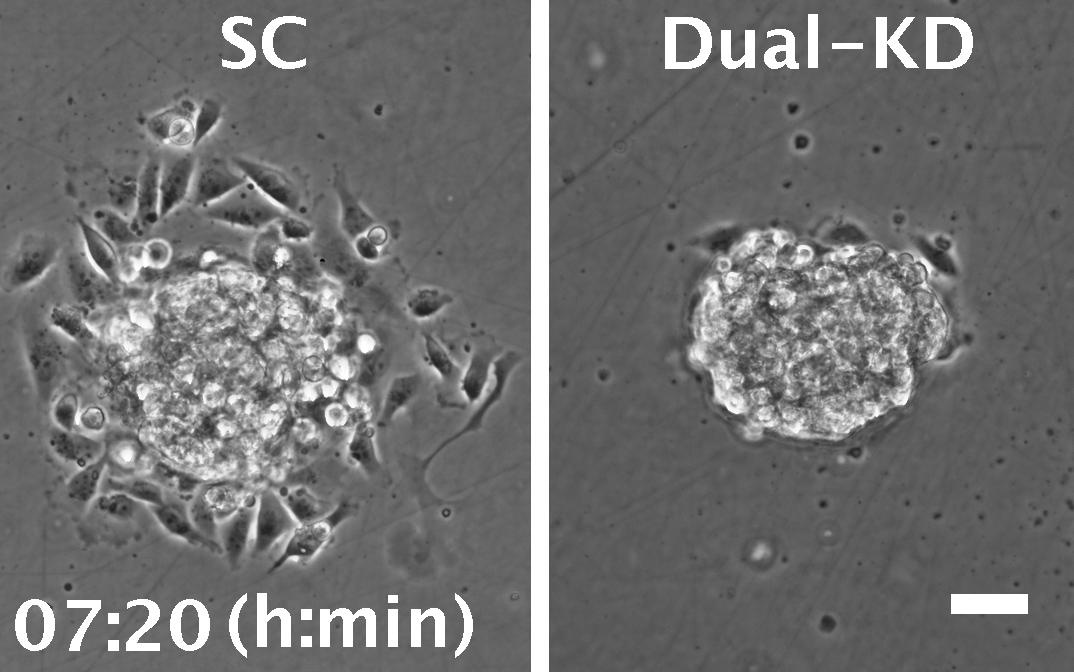
#> input picture movies/movie4/frame23.jpg, 1074 x 672 px
$ jupyter execute --allow-errors Movie4_Analysis.ipynb   (shell and % lines are left out)
#> lines starting #> are read from the running program, lines starting #| are printed output that depends on the picture; after the words box and inside, x2 and y2 are one past the last pixel; in counts of white or black regions, pixels touching at a corner belong together; long printed decimals are rounded
## Movie 4: Functional roles of NHE1 and/or SWELL1 in cell dissemination from 3D breast cancer spheroids embedded on 2D collagen I-coated surfaces

[cell 1]
from skimage import io
from skimage.filters import threshold_otsu
from skimage.filters.rank import entropy
from skimage.morphology import disk
from matplotlib import pyplot as plt
import numpy as np
import pandas as pd
import cv2
import os

movie4_path = "movies/movie4.avi"

[cell 2]
# [14 lines of commented-out code are left out]

[cell 3]
fig, (ax0, ax1, ax2) = plt.subplots(3, sharex=False, sharey=False)
fig.tight_layout(pad=2.0)

img_raw = io.imread("movies/movie4/frame23.jpg")
#> img_raw is the input picture: shape (672, 1074, 3); min 0, max 255, mean 111.5
img_frame_5 = io.imread("movies/movie4/frame5.jpg")
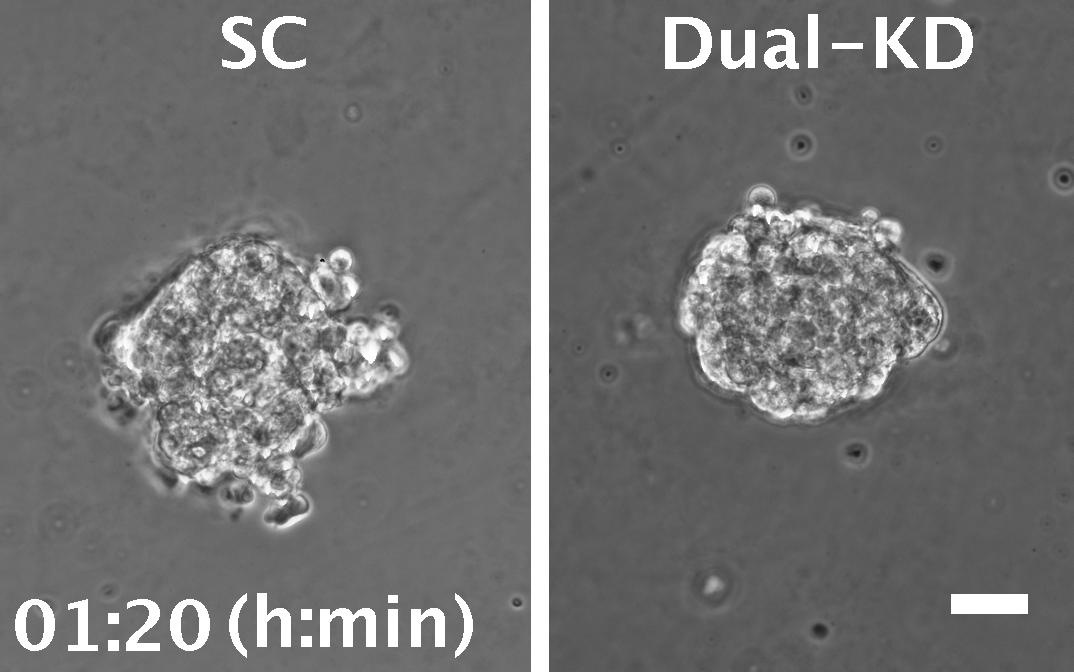
#> input picture movies/movie4/frame5.jpg, 1074 x 672 px
#> img_frame_5 is the input picture: shape (672, 1074, 3); min 0, max 255, mean 112.1
img_frame_6 = io.imread("movies/movie4/frame6.jpg")
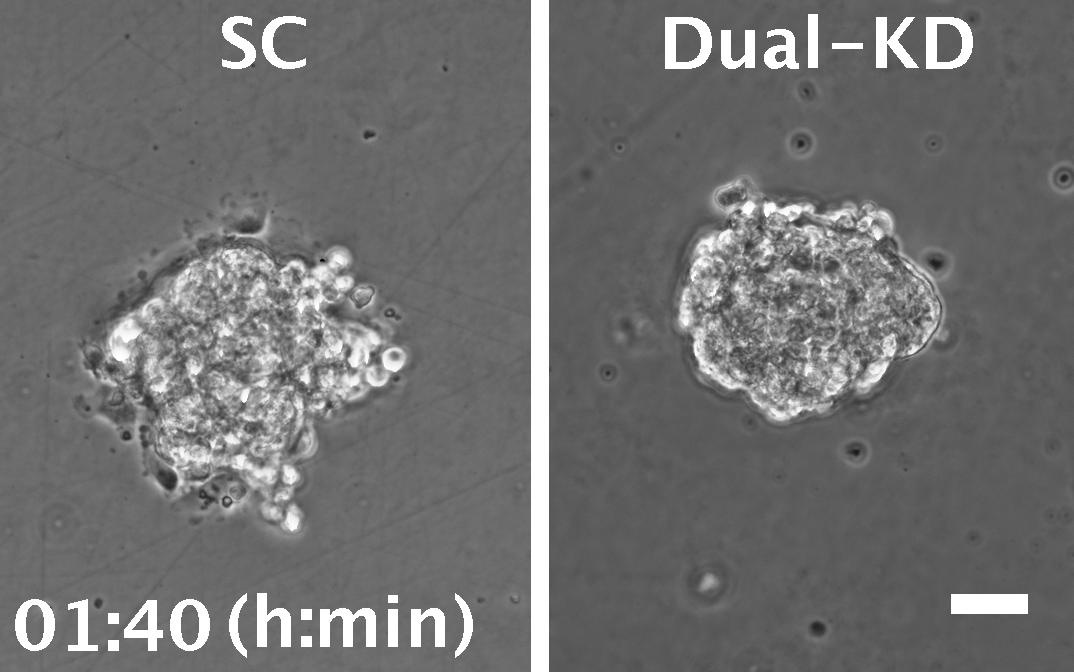
#> input picture movies/movie4/frame6.jpg, 1074 x 672 px
#> img_frame_6 is the input picture: shape (672, 1074, 3); min 0, max 255, mean 112.1

sc_frame_5 = img_frame_5[80:590, :520]
sc_frame_5 = cv2.cvtColor(sc_frame_5, cv2.COLOR_BGR2RGB)
sc_frame_5_gray = cv2.cvtColor(sc_frame_5, cv2.COLOR_BGR2GRAY)
sc_frame_6 = img_frame_6[80:590, :520]
sc_frame_6 = cv2.cvtColor(sc_frame_6, cv2.COLOR_BGR2RGB)
sc_frame_6_gray = cv2.cvtColor(sc_frame_6, cv2.COLOR_BGR2GRAY)

sc_frame = img_raw[80:590, :520]
sc_frame = cv2.cvtColor(sc_frame, cv2.COLOR_BGR2RGB)
sc_frame_gray = cv2.cvtColor(sc_frame, cv2.COLOR_BGR2GRAY)

dual_kd_5_frame = img_raw[80:590, 550:]
dual_kd_5_frame = cv2.cvtColor(dual_kd_5_frame, cv2.COLOR_BGR2RGB)
dual_kd_5_frame_gray = cv2.cvtColor(dual_kd_5_frame, cv2.COLOR_BGR2GRAY)
dual_kd_6_frame = img_raw[80:590, 550:]
dual_kd_6_frame = cv2.cvtColor(dual_kd_6_frame, cv2.COLOR_BGR2RGB)
dual_kd_6_frame_gray = cv2.cvtColor(dual_kd_6_frame, cv2.COLOR_BGR2GRAY)

dual_kd_frame = img_raw[80:590, 550:]
dual_kd_frame = cv2.cvtColor(dual_kd_frame, cv2.COLOR_BGR2RGB)
dual_kd_frame_gray = cv2.cvtColor(dual_kd_frame, cv2.COLOR_BGR2GRAY)

# Clean frames
_, sc_entropy_thresh = cv2.threshold(sc_frame_gray, 120, 255, cv2.THRESH_BINARY)
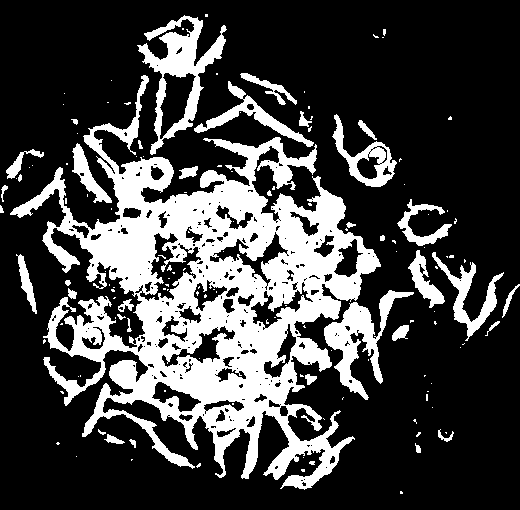
#> sc_entropy_thresh: shape (510, 520); 26.2% white; 143 white regions (105 under 20 px), largest, box (x1, y1, x2, y2) and area: (10, 75, 381, 490) 52991, (137, 15, 227, 155) 3745, (324, 290, 414, 400) 2947
_, dual_kd_entropy_thresh = cv2.threshold(dual_kd_frame_gray, 120, 255, cv2.THRESH_BINARY)
#> dual_kd_entropy_thresh: shape (510, 524); 11.4% white; 88 white regions (66 under 20 px), largest, box (x1, y1, x2, y2) and area: (137, 143, 419, 361) 28119, (367, 149, 412, 191) 453, (198, 280, 221, 303) 198
_, sc_entropy_5_thresh = cv2.threshold(sc_frame_5_gray, 120, 255, cv2.THRESH_BINARY)
#> sc_entropy_5_thresh: shape (510, 520); 16.8% white; 61 white regions (41 under 20 px), largest, box (x1, y1, x2, y2) and area: (90, 156, 410, 456) 41788, (134, 176, 177, 206) 425, (137, 384, 167, 416) 418
_, dual_kd_entropy_5_thresh = cv2.threshold(dual_kd_5_frame_gray, 120, 255, cv2.THRESH_BINARY)
_, sc_entropy_6_thresh = cv2.threshold(sc_frame_6_gray, 120, 255, cv2.THRESH_BINARY)
#> sc_entropy_6_thresh: shape (510, 520); 17.5% white; 77 white regions (62 under 20 px), largest, box (x1, y1, x2, y2) and area: (100, 166, 410, 461) 41635, (126, 118, 280, 198) 2038, (77, 269, 150, 394) 1945
_, dual_kd_entropy_6_thresh = cv2.threshold(dual_kd_6_frame_gray, 120, 255, cv2.THRESH_BINARY)

sc_entropy_5_frame = entropy(sc_entropy_5_thresh, disk(1))
dual_kd_entropy_5_frame = entropy(dual_kd_entropy_5_thresh, disk(1))
sc_entropy_6_frame = entropy(sc_entropy_6_thresh, disk(1))
dual_kd_entropy_6_frame = entropy(dual_kd_entropy_6_thresh, disk(1))

sc_entropy_frame = entropy(sc_entropy_thresh, disk(1))
dual_kd_entropy_frame = entropy(dual_kd_entropy_thresh, disk(1))

width = 640
height = 480
frame_size = (width, height)

sc_5_resized = cv2.resize(sc_entropy_5_frame, frame_size)
kd_5_resized = cv2.resize(dual_kd_entropy_5_frame, frame_size)
sc_6_resized = cv2.resize(sc_entropy_6_frame, frame_size)
kd_6_resized = cv2.resize(dual_kd_entropy_6_frame, frame_size)

sc_resized = cv2.resize(sc_entropy_frame, frame_size)
kd_resized = cv2.resize(dual_kd_entropy_frame, frame_size)

#sc_dual_kd_raw = np.hstack((cv2.resize(sc_frame, frame_size), cv2.resize(dual_kd_frame, frame_size)))
sc_dual_kd_5_stack = np.hstack((sc_5_resized, kd_5_resized))
sc_dual_kd_6_stack = np.hstack((sc_6_resized, kd_6_resized))

print("SC Entropy:", cv2.mean(sc_entropy_frame)[0])
#| SC Entropy: 0.09169
print("Dual KD Entropy:", cv2.mean(dual_kd_entropy_frame)[0])
#| Dual KD Entropy: 0.04467

ax0.imshow(np.hstack((cv2.resize(sc_entropy_5_thresh, frame_size), cv2.resize(dual_kd_entropy_5_thresh, frame_size))))
ax1.imshow(sc_dual_kd_5_stack)
ax2.imshow(sc_dual_kd_6_stack)

ax0.set_title("Test threshold")
ax1.set_title("Frame 5")
ax2.set_title("Frame 6")

## Mean pixels of entropy frames as measure of cell migration rate
- The mean pixel values obtained with 'cv2.mean()' are used as entropy values
- Each value in each frame is appended to the 'entropies' list which will be converted to a Pandas dataframe for analysis
- The time interval between each frame is 20 minutes.

[cell 4]
print("Press 'q' to end video")
cap = cv2.VideoCapture(movie4_path)

# Get movie frame size
width = 640
height = 480
frame_size = (width,height)

output_frames = "movies/out4"

frame_index = 0 # Track frame number for fluorescent intensity table

entropies = []

while True:
    frame_index += 1
    success, frame = cap.read()
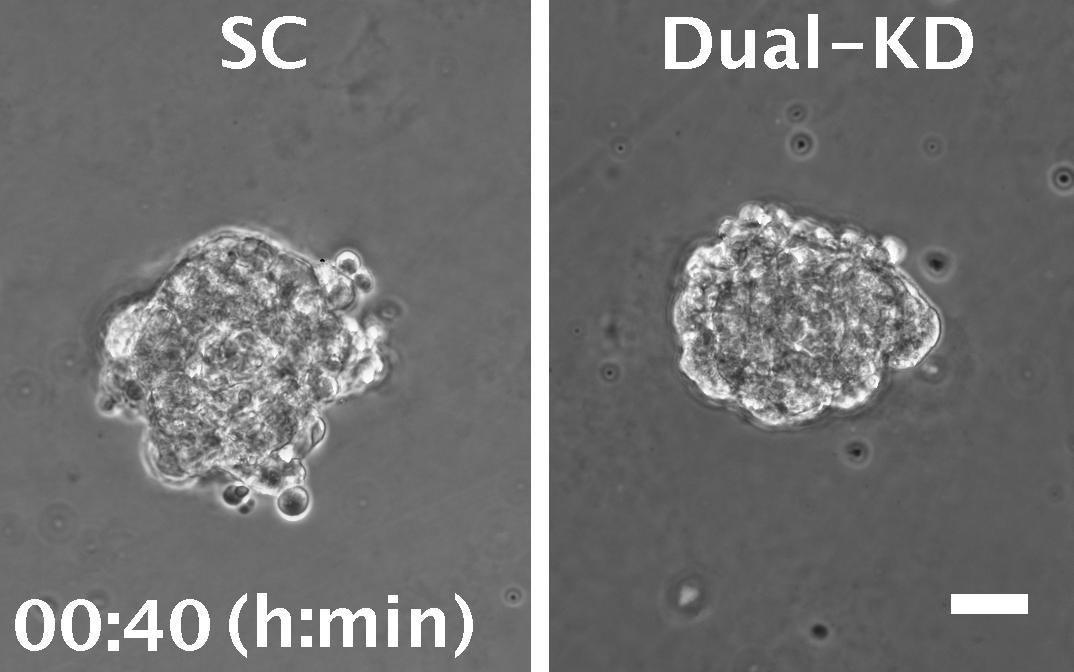
#> input picture frame 2 of movies/movie4.avi, 1074 x 672 px
#> frame is the input picture: shape (672, 1074, 3); min 0, max 255, mean 112.8

    if success and frame.size != 0:
        # Isolate regions of interest
        sc_frame = frame[80:590, :520]
        sc_frame = cv2.cvtColor(sc_frame, cv2.COLOR_BGR2RGB)
        sc_frame_gray = cv2.cvtColor(sc_frame, cv2.COLOR_BGR2GRAY)

        dual_kd_frame = frame[80:590, 550:]
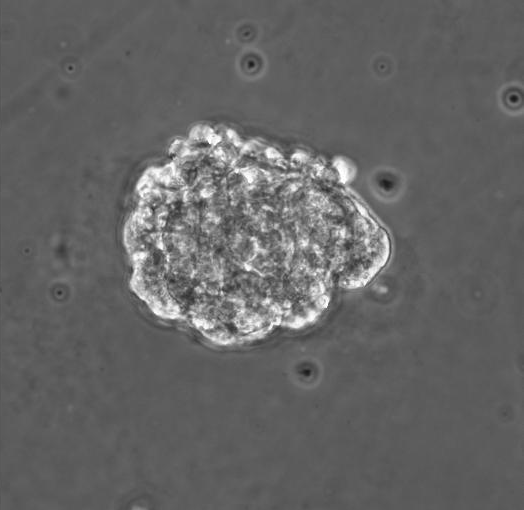
#> dual_kd_frame: shape (510, 524, 3); min 25, max 255, mean 100.8
        dual_kd_frame = cv2.cvtColor(dual_kd_frame, cv2.COLOR_BGR2RGB)
        dual_kd_frame_gray = cv2.cvtColor(dual_kd_frame, cv2.COLOR_BGR2GRAY)

        _, sc_entropy_thresh = cv2.threshold(sc_frame_gray, 120, 255, cv2.THRESH_BINARY)
#> sc_entropy_thresh: shape (510, 520); 16.9% white; 67 white regions (58 under 20 px), largest, box (x1, y1, x2, y2) and area: (90, 141, 398, 447) 44190, (205, 216, 222, 230) 81, (366, 313, 378, 319) 54
        _, dual_kd_entropy_thresh = cv2.threshold(dual_kd_frame_gray, 120, 255, cv2.THRESH_BINARY)
#> dual_kd_entropy_thresh: shape (510, 524); 10.6% white; 94 white regions (82 under 20 px), largest, box (x1, y1, x2, y2) and area: (122, 123, 394, 348) 27187, (182, 207, 199, 228) 201, (369, 184, 402, 203) 175

        sc_entropy_frame = entropy(sc_entropy_thresh, disk(1))
        dual_kd_entropy_frame = entropy(dual_kd_entropy_thresh, disk(1))
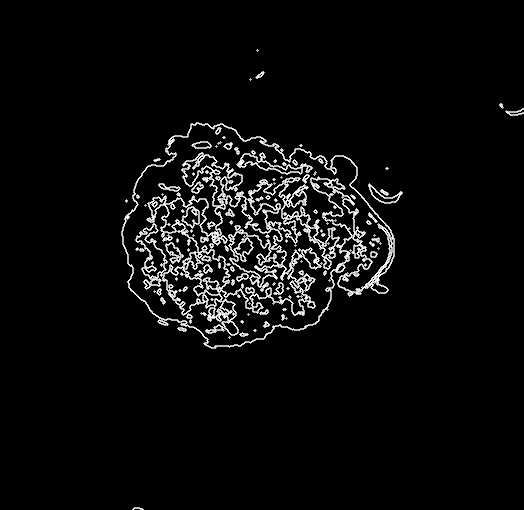
#> dual_kd_entropy_frame: shape (510, 524) float64; min 0, max 1, mean 0.0451

        sc_entropy = cv2.mean(sc_entropy_frame)[0]
#> sc_entropy = 0.0559
        dual_kd_entropy = cv2.mean(dual_kd_entropy_frame)[0]
#> dual_kd_entropy = 0.0451

        #print(sc_entropy, dual_kd_entropy)

        # Append entropy data
        entropies.append([frame_index, sc_entropy, dual_kd_entropy, (frame_index*20)-20])

        # Add regions to blank canvas
        frame_gray = cv2.cvtColor(frame, cv2.COLOR_BGR2GRAY)
        canvas = np.ones((frame_gray.shape), np.uint8)
        canvas[80:590, :520] = sc_frame_gray
        canvas[80:590, 550:] = dual_kd_frame_gray

        # Resize frame
        sc = cv2.resize(sc_frame_gray, frame_size)
        dual_kd = cv2.resize(dual_kd_frame_gray, frame_size)
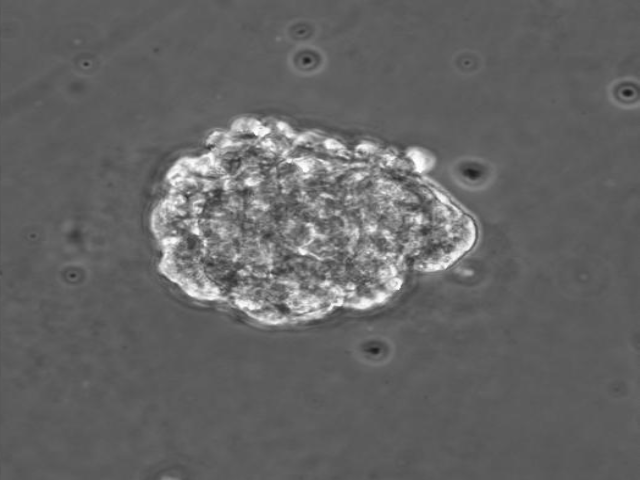
#> dual_kd: shape (480, 640); min 26, max 255, mean 100.7

        sc_dual_kd_stack = np.hstack((sc, dual_kd))
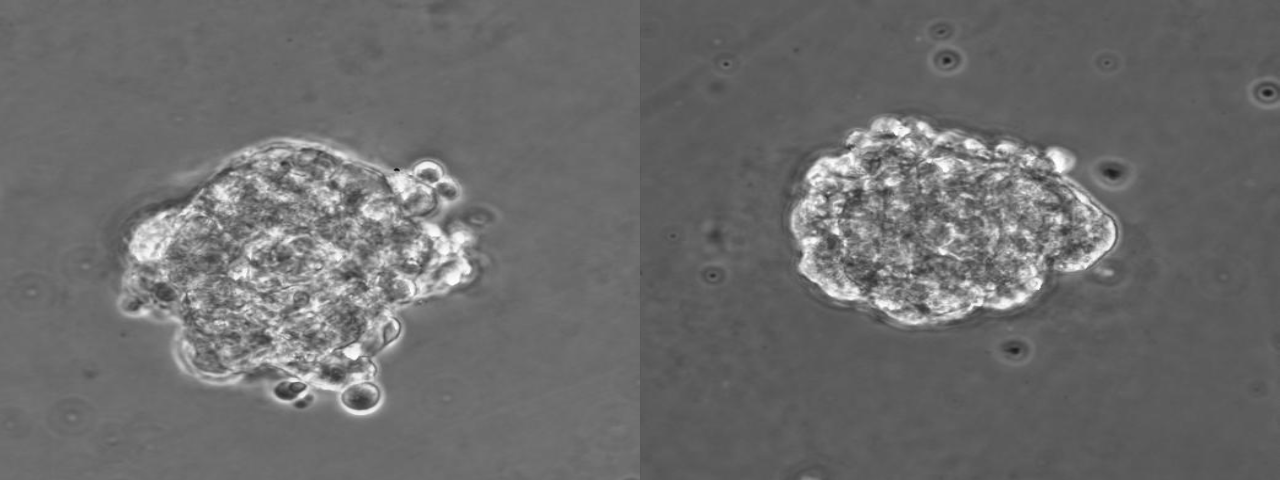
#> sc_dual_kd_stack: shape (480, 1280); min 12, max 255, mean 108.4

        # For some reason, I could not save the video directly. So I had to save each frame first, then use them to generate a video
        cv2.imwrite(f'{output_frames}/frame{frame_index}.jpg', sc_dual_kd_stack, [cv2.IMWRITE_JPEG_QUALITY, 90])

        cv2.imshow("Movie 4", sc_dual_kd_stack)

    else:
        break

    # 1 frame per second
    if cv2.waitKey(1) & 0xFF == ord('q'):
#> (key q is pressed here)
        break

# Save video
#> (the rest of this cell did not finish here and is left out)

## Calculate change in entropy
- SC: Scramble Control
- DUAL_KD: Dual NHE1/SWELL1 Knockdown

[cell 5]
entropies_dataframe = pd.DataFrame(entropies, columns =  ["Frame", "SC", "DUAL_KD", "Time"])
#> entropies_dataframe = table of 1 rows and 4 columns
entropies_dataframe["SC_ENTROPY_CHANGE"] = entropies_dataframe["SC"] - entropies_dataframe["SC"][0]
entropies_dataframe["DUAL_KD_ENTROPY_CHANGE"] = entropies_dataframe["DUAL_KD"] - entropies_dataframe["DUAL_KD"][0]

entropies_dataframe.describe()
#> Out = table of 8 rows and 6 columns

## Compare Entropy change in SC cells and Dual KD cells

[cell 6]
plt.figure(figsize=(8,5))
plt.plot(entropies_dataframe.Frame, entropies_dataframe.SC_ENTROPY_CHANGE, label="Scramble control")
plt.plot(entropies_dataframe.Frame, entropies_dataframe.DUAL_KD_ENTROPY_CHANGE, label="Dual NHE1/SWELL1 Knockdown")

plt.title("Change in entropy againt time")
plt.ylabel("Change in entropy")
plt.xlabel("Frame")
plt.legend()
plt.xticks(entropies_dataframe.Frame)
plt.savefig("movie4_entropy_line_plot.png")
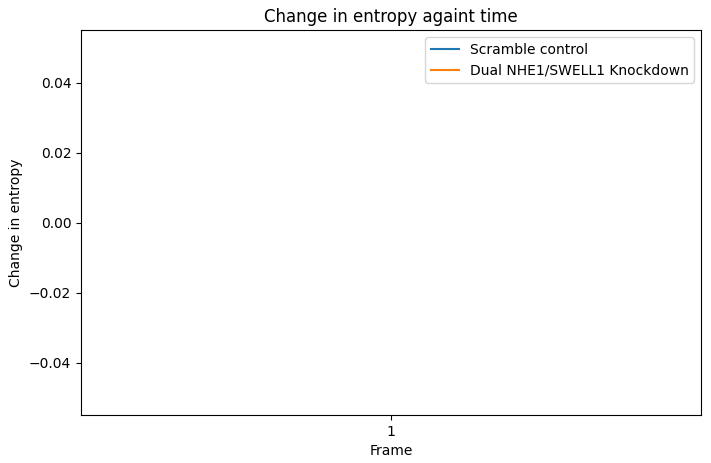
#> figure drawn by matplotlib, 1 panel
plt.show()

- SC cells migrate faster over time
- Dual NHE1/SWELL1 knockdown cells show almost no migration

## Regression Analysis of SC cells and Dual KD cells

[cell 7]
sc_data_set = entropies_dataframe[["Frame", "SC_ENTROPY_CHANGE"]]
#> sc_data_set = table of 1 rows and 2 columns

[cell 8]
sc_data_set.corr()
#> Out = table of 2 rows and 2 columns

[cell 9]
import statsmodels.api as sm
#> (the rest of this cell did not finish here and is left out)

### Regression model for Entropy change in Dual Knockdown cells

[cell 10]
kd_data_set = entropies_dataframe[["Frame", "DUAL_KD_ENTROPY_CHANGE"]]
#> kd_data_set = table of 1 rows and 2 columns

[cell 11]
kd_data_set.corr()
#> Out = table of 2 rows and 2 columns
